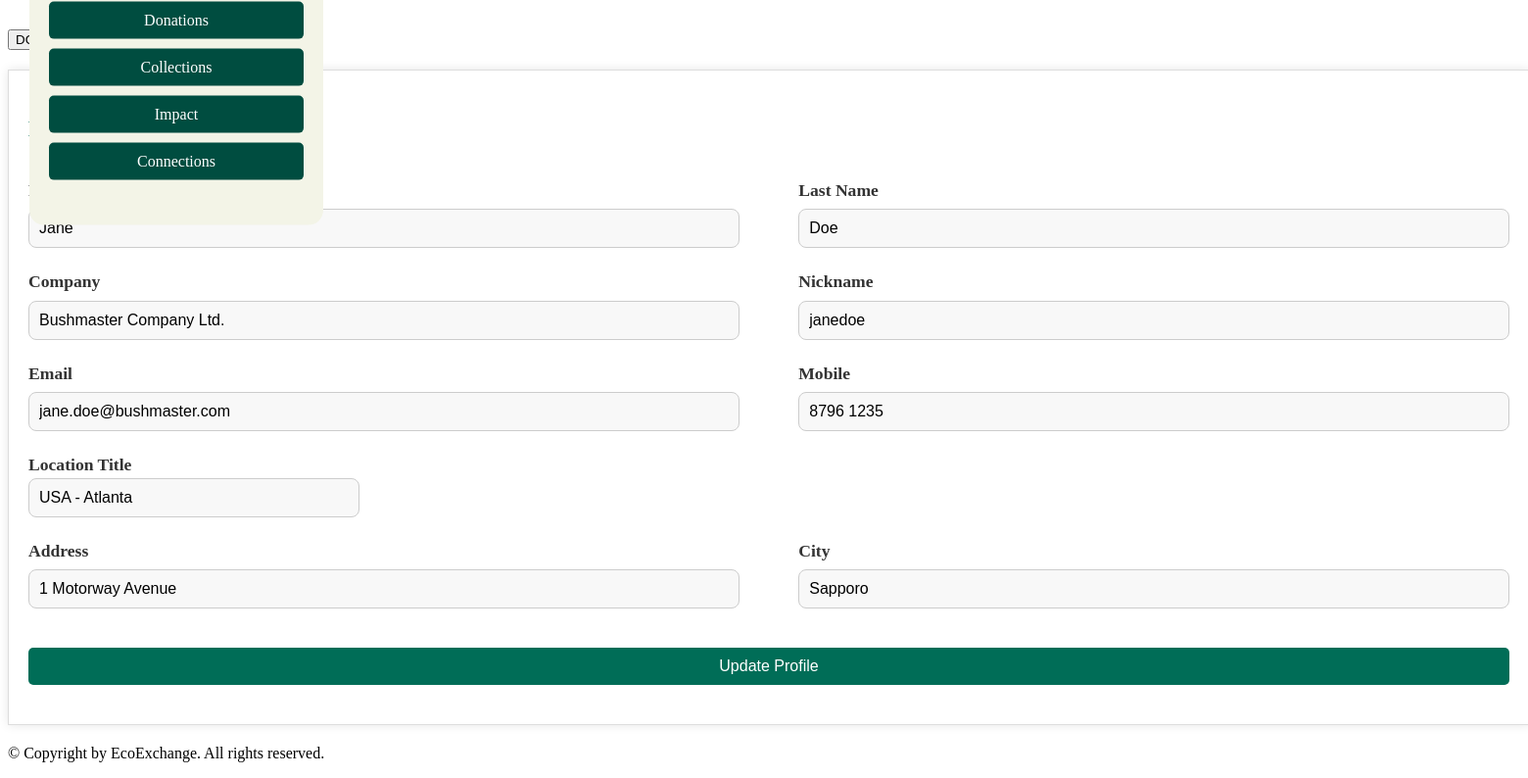
/editProfile (signed in, lower part), run on an earlier commit of the app's database.
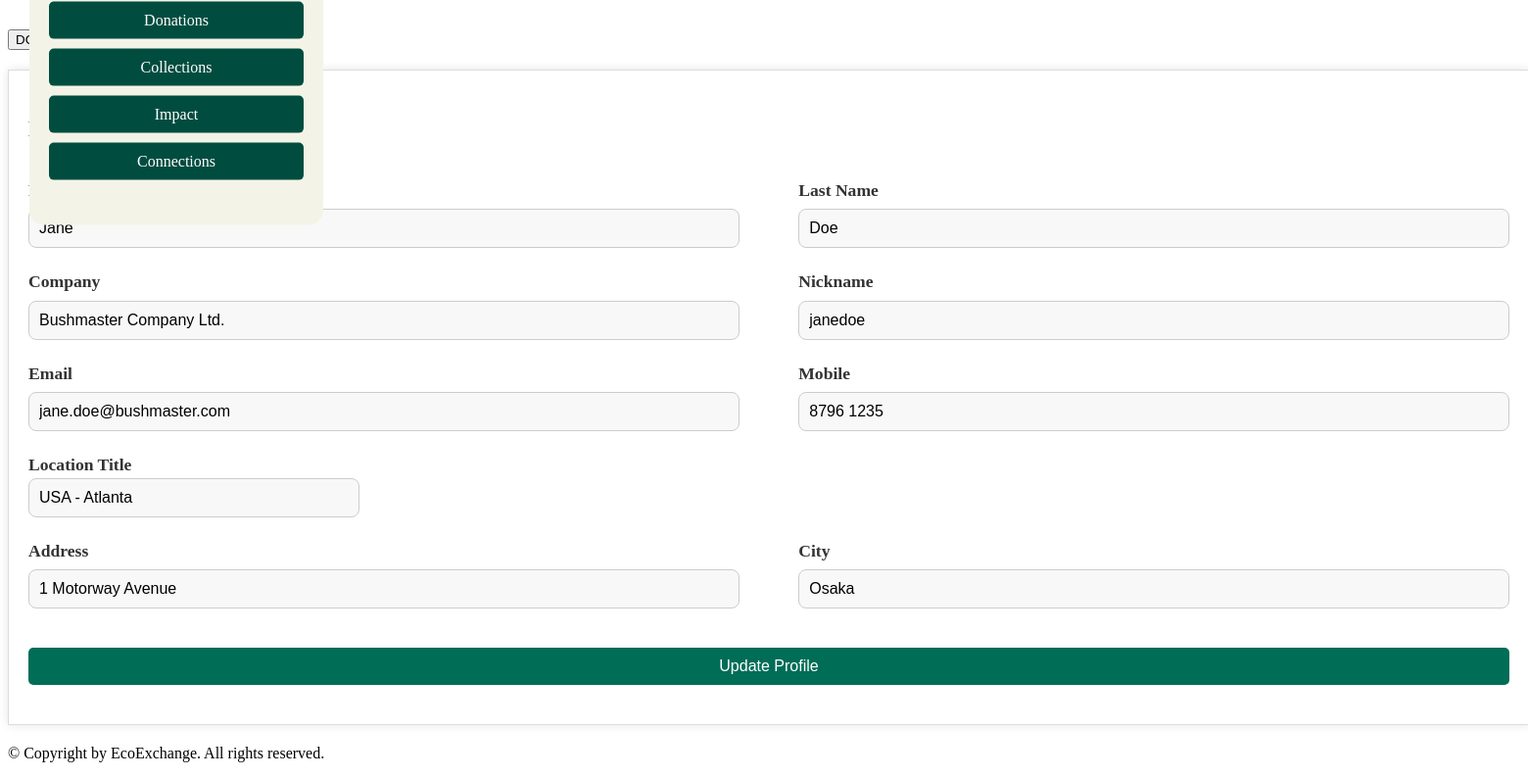
And on a later commit of the database.
### models/user.py (models this page shows, shortened)
class User(db.Model):
    __tablename__ = "users"
    user_id = db.Column(db.Integer, primary_key=True)
    nick_name = db.Column(db.String(25), nullable=True)
    email = db.Column(db.String(256), unique=True, nullable=False)
    password = db.Column(db.String(256), nullable=False)
    fname = db.Column(db.String(25), nullable=False)
    lname = db.Column(db.String(25), nullable=False)
    mobile = db.Column(db.String(15), nullable=False)
    location_title = db.Column(db.String(125), nullable=False)
    address = db.Column(db.String(256), nullable=False)
    city = db.Column(db.String(50), nullable=False)
    company = db.Column(db.String(50), nullable=True)
    photo = db.Column(db.LargeBinary, nullable=True)

### app.py (the view)
    @app.route('/editProfile', methods=['GET'])
    def edit_profile():
        if 'user_id' not in session:
            return redirect(url_for('login'))  # Redirect to login if user is not logged in
        try:
            user_id = session['user_id']
            user = User.query.get(user_id)
            if not user:
                return "User not found", 404
            return render_template('editprofile.html', user=user)
        except Exception as e:
            print(f"Error occurred: {e}")
            return "An error occurred", 500

### templates/editprofile.html (shortened to what this page needs)
<!DOCTYPE html>
<html lang="en">
<head>
    <link rel="stylesheet" href="{{ url_for('static', filename='css/profile.css') }}">
</head>
<body>
{% include 'navbar.html' %}
<div class="container">
    <aside class="sidebar">
        <ul class="sidebar-menu">
            <li><a href="{{ url_for('donations') }}">Donations</a></li>
            <li><a href="{{ url_for('collections') }}">Collections</a></li>
            <li><a href="{{ url_for('impact') }}">Impact</a></li>
            <li><a href="{{ url_for('connections') }}">Connections</a></li>
        </ul>
    </aside>
    <div class="content-container">
        <div class="profile-details">
            <h2>Edit Profile</h2>
            <form action="/updateProfile" method="POST" novalidate>
            <div class="row">
                <div class="col-md-6">
                    <label for="fname" class="form-label">First Name</label>
                    <input type="text" class="form-control" id="fname" name="fname" value="{{ user.fname }}" required
                           aria-label="First Name">
                </div>
                <div class="col-md-6">
                    <label for="lname" class="form-label">Last Name</label>
                    <input type="text" class="form-control" id="lname" name="lname" value="{{ user.lname }}" required
                           aria-label="Last Name">
                </div>
            </div>
            <div class="row">
                <div class="col-md-6">
                    <label for="company" class="form-label">Company</label>
                    <input type="text" class="form-control" id="company" name="company" value="{{ user.company }}"
                           required aria-label="Company">
                </div>
                <div class="col-md-6">
                    <label for="nick_name" class="form-label">Nickname</label>
                    <input type="text" class="form-control" id="nick_name" name="nick_name" value="{{ user.nick_name }}"
                           required aria-label="Nickname">
                </div>
            </div>
            <div class="row">
                <div class="col-md-6">
                    <label for="email" class="form-label">Email</label>
                    <input type="email" class="form-control" id="email" name="email" value="{{ user.email }}" required
                           aria-label="Email">
                </div>
                <div class="col-md-6">
                    <label for="mobile" class="form-label">Mobile</label>
                    <input type="text" class="form-control" id="mobile" name="mobile" value="{{ user.mobile }}" required
                           aria-label="Mobile">
                </div>
            </div>
            <div class="row">
                <div class="col-md-12">
                    <label for="location_title" class="form-label">Location Title</label>
                    <input type="text" class="form-control" id="location_title" name="location_title"
                           value="{{ user.location_title }}" required aria-label="Location Title">
                </div>
            </div>
            <div class="row">
                <div class="col-md-6">
                    <label for="address" class="form-label">Address</label>
                    <input type="text" class="form-control" id="address" name="address" value="{{ user.address }}"
                           required aria-label="Address">
                </div>
                <div class="col-md-6">
                    <label for="city" class="form-label">City</label>
                    <input type="text" class="form-control" id="city" name="city" value="{{ user.city }}" required
                           aria-label="City">
                </div>
            </div>
            <button type="submit" class="btn btn-primary">Update Profile</button>
            </form>
        </div>
    </div>
</div>
{% include 'footer.html' %}
</body>
</html>

What changed in the data, as far as the page shows it:
changed User "Jane": city "Sapporo" → "Osaka"
